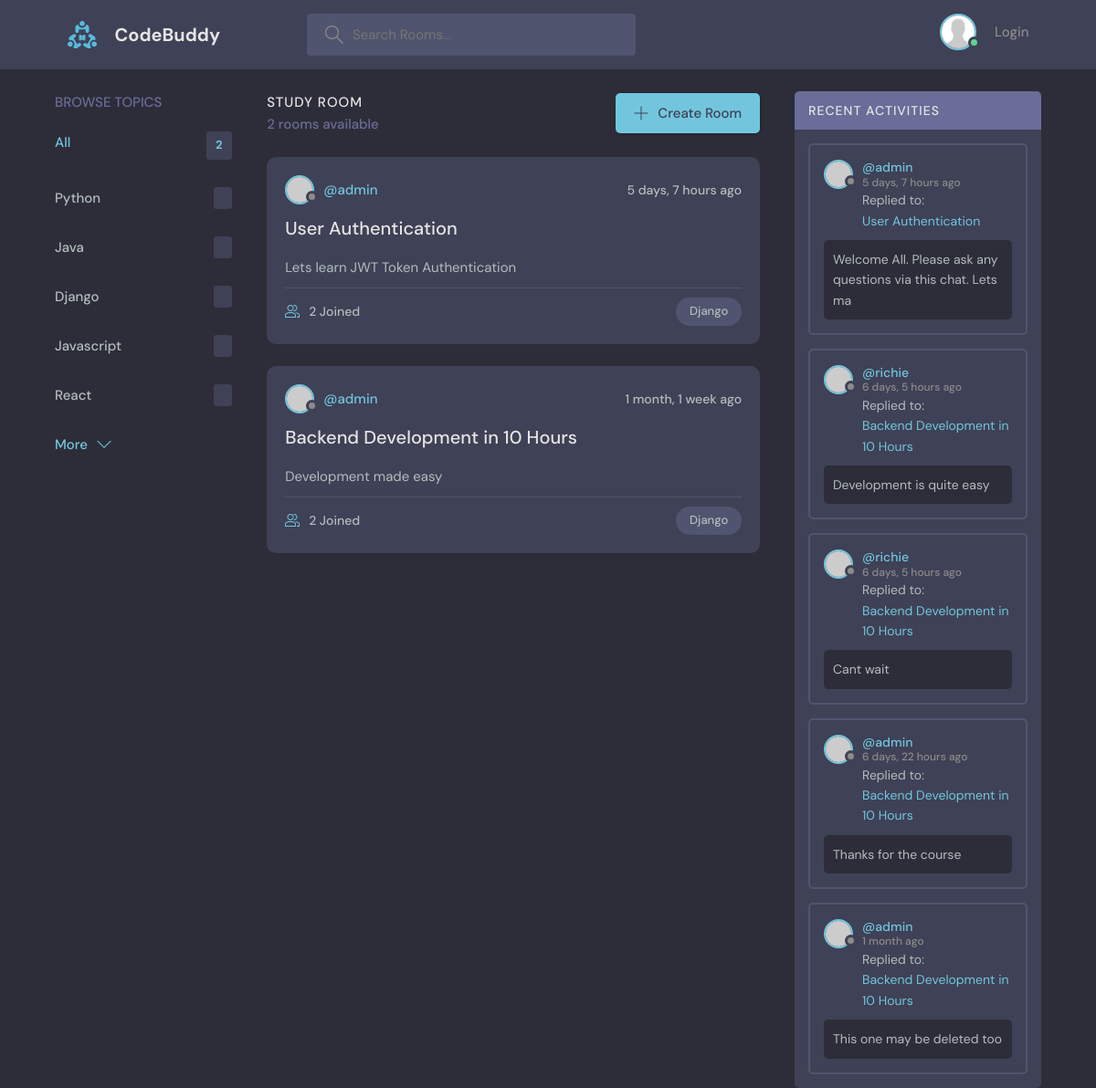
Screenshot of /?q=Django with the database file from the repository.
### base/models.py (models this page shows)
class Topic(models.Model):
    name = models.CharField(max_length=200)
    def __str__(self):
        return self.name

class Room(models.Model):
    host = models.ForeignKey(User, on_delete=models.SET_NULL, null=True)
    topic = models.ForeignKey(Topic, on_delete=models.SET_NULL, null=True)
    name = models.CharField(max_length=200)
    description = models.TextField(null=True, blank=True)
    participants = models.ManyToManyField(User, related_name='participants', blank=True)
    updated = models.DateTimeField(auto_now=True)
    created = models.DateTimeField(auto_now_add=True)
    class Meta:
        ordering = ['-created', '-updated']
    def __str__(self):
        return self.name

class Message(models.Model):
    user = models.ForeignKey(User, on_delete=models.CASCADE)
    room = models.ForeignKey(Room, on_delete=models.CASCADE)
    topic = models.ForeignKey(Topic, on_delete=models.CASCADE, null=True)
    body = models.TextField()
    updated = models.DateTimeField(auto_now=True)
    created = models.DateTimeField(auto_now_add=True)
    class Meta:
        ordering = ['-created', '-updated']
    def __str__(self):
        return self.body[0:60]

### base/views.py (the view)
# urls.py: path('', views.home, name = "home"),
def home(request, pk = ""):
    topics = Topic.objects.all()
    participants_count = ""
    try:
        q = request.GET.get('q') if request.GET.get('q') != None else ""
        rooms = Room.objects.filter(
            Q(topic__name__icontains=q) |
            Q(name__icontains=q) |
            Q(description__icontains=q)
        )
        if rooms.count() == 0:
            rooms_count = 'No'
        else:
            rooms_count = rooms.count()
        for room in rooms:
            participants_count = room.participants.all().count()
    except:
        rooms = "Your query did not return any results"
        participants_count = ""
    room_messages = Message.objects.filter(Q(room__topic__name__icontains=q)).order_by('-created')
    context = {'rooms': rooms, 'topics': topics, 'rooms_count': rooms_count, 'room_messages': room_messages, 'participants_count': participants_count }
    return render(request, "base/home.html", context)

### base/templates/base/home.html
{% extends 'main.html' %} {% block content %}
<main class="layout layout--3">
  <div class="container">
    {% include 'base/topics_component.html' %}
    {% include 'base/feed_component.html' %}
    {% include 'base/activity_component.html' %}
  </div>
</main>
{% endblock %}

### base/templates/base/topics_component.html
<div class="topics">
  <div class="topics__header">
    <h2>Browse Topics</h2>
  </div>
  <ul class="topics__list">
    <li>
      <a href="/" class="active">All <span>{{rooms.count}}</span></a>
    </li>
    {% for topic in topics %}
    <li>
      <a href="{% url 'home' %}?q={{ topic.name }}">
        {{ topic.name }}
        <span> {{ topic_count }} </span>
      </a>
    </li>
    {% endfor %}
  </ul>
  <a class="btn btn--link" href="topics.html">
    More
    <svg
      version="1.1"
      xmlns="http://www.w3.org/2000/svg"
      width="32"
      height="32"
      viewBox="0 0 32 32"
    >
      <title>chevron-down</title>
      <path d="M16 21l-13-13h-3l16 16 16-16h-3l-13 13z"></path>
    </svg>
  </a>
</div>

### base/templates/base/feed_component.html (shortened to what this page needs)
<div class="roomList">
  <div class="roomList__header">
    <div>
      <h2>Study Room</h2>
      {% if rooms_count == 1 %}
      <p>1 room available</p>
      {% else %}
      <p>{{ rooms_count }} rooms available</p>
      {% endif %}
    </div>
    <a class="btn btn--main" href="{% url 'create-room' %}">
      <svg
        version="1.1"
        xmlns="http://www.w3.org/2000/svg"
        width="32"
        height="32"
        viewBox="0 0 32 32"
      >
        <title>add</title>
        <path
          d="M16.943 0.943h-1.885v14.115h-14.115v1.885h14.115v14.115h1.885v-14.115h14.115v-1.885h-14.115v-14.115z"
        ></path>
      </svg>
      Create Room
    </a>
  </div>
  {% for room in rooms %}
  <div class="roomListRoom">
    <div class="roomListRoom__header">
      <a
        href="{% url 'user-profile' room.host.id %}"
        class="roomListRoom__author"
      >
        <div class="avatar avatar--small">
          <img src="https://randomuser.me/api/portraits/women/11.jpg" />
        </div>
        <span> @{{ room.host.username }} </span>
      </a>
      <div class="roomListRoom__actions">
        <span> {{ room.created|timesince }} ago</span>
      </div>
    </div>
    <div class="roomListRoom__content">
      <a href="{% url 'room' room.id %}">{{ room.name }}</a>
      <p>{{ room.description }}</p>
    </div>
    <div class="roomListRoom__meta">
      <a href="room.html" class="roomListRoom__joined">
        {{ participants_count }} Joined
      </a>
      <p class="roomListRoom__topic">{{ room.topic }}</p>
    </div>
  </div>
  {% endfor %}
</div>

### base/templates/base/activity_component.html (shortened to what this page needs)
<div class="activities">
  <div class="activities__header">
    <h2>Recent Activities</h2>
  </div>
  {% for message in room_messages %}
  <div class="activities__box">
    <div class="activities__boxHeader roomListRoom__header">
      <a
        href="{% url 'user-profile' message.user.id %}"
        class="roomListRoom__author"
      >
        <div class="avatar avatar--small">
          <img src="https://randomuser.me/api/portraits/women/11.jpg" />
        </div>
        <p>
          @{{ message.user.username }}
          <span>{{ message.created|timesince }} ago</span>
        </p>
      </a>
    </div>
    <div class="activities__boxContent">
      <p>
        Replied to:
        <a href="{% url 'room' message.room.id %}">{{ message.room }}</a>
      </p>
      <div class="activities__boxRoomContent">{{ message }}</div>
    </div>
  </div>
  {% endfor %}
</div>

### rows the page displays
Topic: name "Python"
Topic: name "Java"
Topic: name "Django"
Topic: name "Javascript"
Topic: name "React"
Room: host.username "admin", created "5 days, 7 hours", name "User Authentication", description "Lets learn JWT Token Authentication", participants_count "2", topic "Django"
Room: host.username "admin", created "1 month, 1 week", name "Backend Development in 10 Hours", description "Development made easy", participants_count "2", topic "Django"
Message: user.username "admin", created "5 days, 7 hours", room "User Authentication", body "Welcome All. Please ask any questions via this chat. Lets ma"
Message: user.username "richie", created "6 days, 5 hours", room "Backend Development in 10 Hours", body "Development is quite easy"
Message: user.username "richie", created "6 days, 5 hours", room "Backend Development in 10 Hours", body "Cant wait"
Message: user.username "admin", created "6 days, 22 hours", room "Backend Development in 10 Hours", body "Thanks for the course"
Message: user.username "admin", created "1 month", room "Backend Development in 10 Hours", body "This one may be deleted too"

### other values shown
{{ rooms.count }} "2"
{{ rooms_count }} "2"
